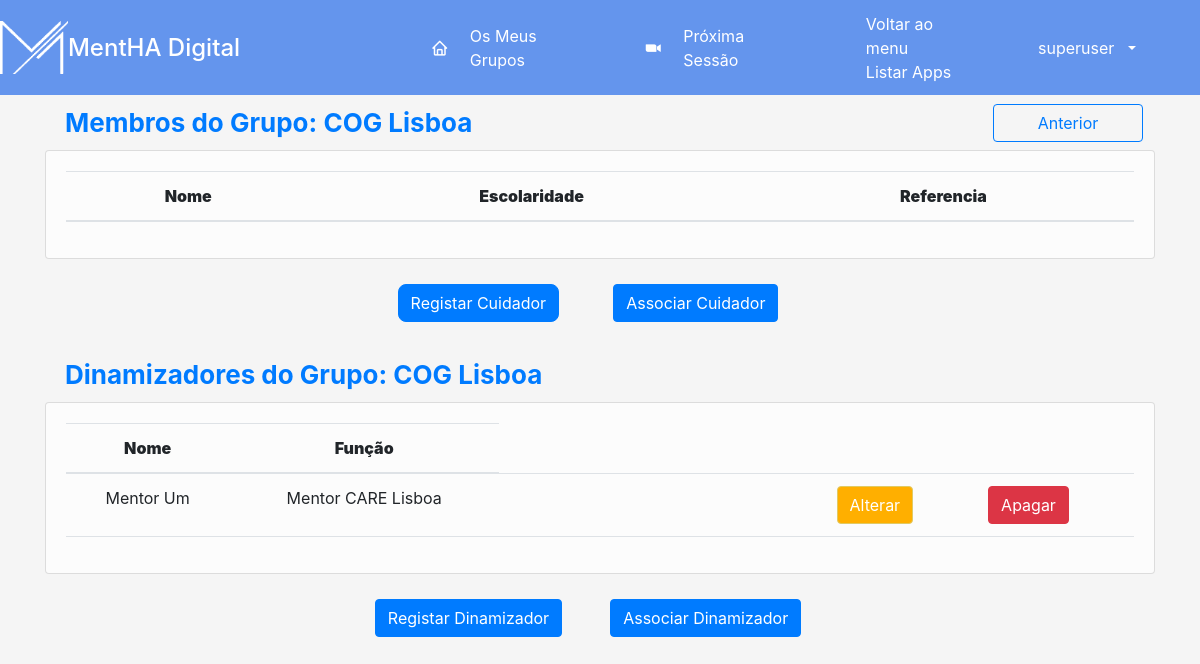
The page /diario/group_members/64 (signed in) on the database its author committed.
### diario/models.py (models this page shows, shortened)
class Grupo(models.Model):
    opEscolaridade = (
        ("0-4", "0-4"),
        ("5-9", "5-9"),
        ("10-12", "10-12"),
        ("12+", "12+")
    )
    opPrograma = (
        ("CARE", "CARE"),
        ("COG", "COG"),
    )
    nome = models.CharField(max_length=20)
    diagnostico = models.ForeignKey(Doenca, on_delete=models.CASCADE, null=True, blank=True)
    localizacao = models.CharField(max_length=20, default="", null=True, blank=True)
    escolaridade = models.CharField(max_length=20, choices=opEscolaridade, default="", blank=True, null=True)
    referenciacao = models.ForeignKey(Reference, on_delete=models.CASCADE, null=True, blank=True)
    nivelGDS = models.IntegerField(default=0)
    programa = models.CharField(max_length=20, choices=opPrograma, default="CARE", blank=True, null=True)
    def __str__(self):
        return f'{self.nome}'

class Utilizador(models.Model):
    user = models.ForeignKey(settings.AUTH_USER_MODEL, on_delete=models.CASCADE, default=None, blank=True,
                                   null=True)
    info_sensivel = models.ForeignKey(InformacaoSensivel, on_delete=models.CASCADE, default=None, blank=True, null=True)
    opSexo = (
        ("Feminino", "Feminino"),
        ("Masculino", "Masculino"),
        ("Outros", "Outros")
    )
    sexo = models.CharField(max_length=20, choices=opSexo, default="", blank=False, null=False)
    idade = models.CharField(max_length=20, default="", blank=True, null=True)
    nascimento = models.DateField(null=True, blank=True)
    data_entrada = models.DateTimeField(auto_now_add=True, null=True, blank=True)
    nacionalidade = models.CharField(max_length=20, default="", blank=True, null=True)
    localizacao = models.CharField(max_length=20, default="", blank=True, null=True)
    class Meta:
        abstract = True

class DinamizadorConvidado(Utilizador):
    funcao = models.CharField(max_length=20, default="")
    grupo = models.ManyToManyField(Grupo, blank=True, related_name='dinamizadores')
    def __str__(self):
        return f'{self.info_sensivel.nome}'

class InformacaoSensivel(models.Model):
    nome = models.CharField(max_length=100)
    email = models.EmailField(max_length=100, blank=True, null=True)
    telemovel = models.CharField(max_length=20, default="", blank=True, null=True)
    imagem = models.ImageField(null=True, blank=True, upload_to='images/')

### diario/decorators.py (the view)
        def wrapper(request, *args, **kwargs):
            if request.user.groups.filter(name__in=groups).exists() or 'Todos' in groups:
                return function(request, *args, **kwargs)
            else:
                raise Http404

### diario/models.py (called while the page is built)
    @property
    def obter_reference(self):
        return set([participante.referenciacao.nome for participante in self.participantes.all()])

    def __str__(self):
        return f'{self.info_sensivel.nome}'

### diario/views.py (called while the page is built)
@login_required(login_url='diario:login')
@check_user_able_to_see_page('Todos')
def group_members(request, grupo_id):
    cuidadores = Cuidador.objects.filter(grupo=grupo_id)
    mentores = Mentor.objects.filter(grupo=grupo_id)
    dinamizadores = DinamizadorConvidado.objects.filter(grupo=grupo_id)
    contexto = {
        'grupo_id': grupo_id,
        'grupo': Grupo.objects.get(id=grupo_id),
        'cuidadores': cuidadores,
        'mentores': mentores,
        'dinamizadores': dinamizadores,
        'dinami': DinamizadorConvidado.objects.filter(grupo=None),
        'caregiver': Cuidador.objects.filter(grupo=None)
    }
    return render(request, "diario/group_members.html", contexto)

### diario/templates/diario/group_members.html (shortened to what this page needs)
{% extends 'diario/base.html' %}
{% load static %}
{% block main %}
    <div class="container-fluid">
        <div class="container text-start">
            <div class="row">
                <div class="col align-self-center">
                    <div class="titulo" style="display: flex;flex-direction: row;justify-content: space-between">
                        <div class="card-body" style="padding: 8px">
                            <p class="text-primary m-0 fw-bold"
                                style="margin: 5px; font-size: 26px">Membros do Grupo:
                                {{grupo}}</p>
                        </div>
                        <div>
                            <form action="{% url 'diario:grupo_details' grupo.id %}">
                                <button type="submit" class="btn btn-outline-primary" style="width: 150px">
                                    Anterior
                                </button>
                            </form>
                        </div>
                    </div>
                </div>
            </div>
        </div>
        <div class="container">
            <div class="card">
                <div class="card-body">
                    <div class="table-responsive">
                        <table class="table table-hover">
                            <thead>
                            <tr>
                                <th style="text-align: center;"><strong>Nome</strong></th>
                                <th style="text-align: center;"><strong>Escolaridade</strong></th>
                                <th style="text-align: center;"><strong>Referencia</strong></th>
                            </tr>
                            </thead>
                        </table>
                    </div>
                </div>
            </div>
        </div>
        <div class="container-fluid">
            <div class="container text-center">
                <div class="row">
                    <div class="d-grid gap-4 d-md-flex justify-content-md-center" style="padding: 25px">
                        <form action="{% url 'diario:create_caregiver' grupo.id %}">
                            <button class="btn btn-primary" style="border-radius: 8px;margin-right: 30px">Registar Cuidador</button>
                        </form>
                        <button type="button" class="btn btn-primary me-md-4" data-bs-toggle="modal"
                                data-bs-target="#Cuidadores_sem_grupo">
                            Associar Cuidador
                        </button>
                    </div>
                </div>
            </div>
        </div>
    </div>
    <div class="container-fluid">
        <div class="container text-start">
            <div class="row">
                <div class="col align-self-center">
                    <div class="titulo">
                        <div class="card-body" style="padding: 8px">
                            <p class="text-primary m-0 fw-bold"
                                style="margin: 5px; font-size: 26px">Dinamizadores do Grupo:
                                {{grupo}}</p>
                        </div>
                    </div>
                </div>
            </div>
        </div>
                <div class="container">
                    <div class="card ">
                        <div class="card-body">
                            <div class="table-responsive">
                                <table class="table table-hover">
                                    <thead>
                                    <tr>
                                        <th style="text-align: center;"><strong>Nome</strong></th>
                                        <th style="text-align: center;"><strong>Função</strong></th>
                                    </tr>
                                    </thead>
                                    <tbody>
                                    {% for dinamizador in dinamizadores %}
                                    <tr>
                                        <td style="text-align: center;">{{ dinamizador }}</td>
                                        <td style="text-align: center;">{{ dinamizador.funcao }}</td>
                                        <td></td>
                                        <td></td>
                                        <td></td>
                                        <td></td>
                                        <td></td>
                                        <td></td>
                                        <td></td>
                                        <td></td>
                                        <td></td>
                                        <td>
                                            <form action="{% url 'diario:dinamizador_update' dinamizador.id grupo.id %}">
                                                <button class="btn btn-warning">Alterar</button>
                                            </form>
                                        </td>
                                        <td>
                                            <form action="{% url 'diario:dinamizador_delete' dinamizador.id grupo.id %}">
                                                <button class="btn btn-danger">Apagar</button>
                                            </form>
                                        </td>
                                    </tr>
                                    {% endfor %}
                                    </tbody>
                                </table>
                            </div>
                        </div>
                    </div>
                </div>
                <div class="container-fluid">
                    <div class="container text-center">
                        <div class="row">
                            <div class="d-grid gap-4 d-md-flex justify-content-md-center" style="padding: 25px">
                                <button type="button" class="btn btn-primary me-md-4" data-bs-toggle="modal"
                                        data-bs-target="#Create_dinamizador">
                                    Registar Dinamizador
                                </button>
                                <button type="button" class="btn btn-primary me-md-4" data-bs-toggle="modal"
                                        data-bs-target="#Dinamizador_sem_grupo">
                                    Associar Dinamizador
                                </button>
                            </div>
                        </div>
                    </div>
                </div>
        </div>
    </div>
{% endblock %}

### diario/templates/diario/base.html (shortened to what this page needs)
<!DOCTYPE html>
{% load static %}
<html lang="pt">
<head>
    <link href="https://cdn.jsdelivr.net/npm/bootstrap@5.2.0/dist/css/bootstrap.min.css" rel="stylesheet"
>
    <link href='https://unpkg.com/boxicons@2.0.7/css/boxicons.min.css' rel='stylesheet'>
    <link rel="stylesheet" href="https://cdn.jsdelivr.net/npm/bootstrap@4.0.0/dist/css/bootstrap.min.css">
    <link href="{% static 'diario/style.css'%}?{% now 'U' %}" rel="stylesheet">
</head>
<body id="layout">
    <div class="sidebar">
        <div class="logo-details">
            <img src="{% static 'diario/img/mentha-logo.png' %}" alt=""
                 style="width:20%;">
            <span class="logo_name">MentHA Digital</span>
        </div>
            <div class="nav-links max-left">
                <a href="{% url 'diario:dashboard_Care' %}" class="active">
                    <i class="bx bx-home"></i>
                    <span class="links_name">Os Meus Grupos</span>
                </a>
            </div>
            <div class="nav-links">
                {% block menu %}
                <a href="{% url 'diario:nextSession' %}">
                    <i class='bx bxl-zoom'></i>
                    <span class="links_name">Próxima Sessão</span>
                </a>
                {% endblock %}
            </div>
      <div class="nav-links">
          <div onclick="listar_apps()">Voltar ao menu</div>
          <div id="listar-apps" >Listar Apps</div>
      </div>
            <div class="profile-details nav-links">
                    <a class="nav-link dropdown-toggle" href="#" role="button" data-bs-toggle="dropdown"
                    aria-expanded="false">
                        <span class="admin_name">{{ request.user }}</span>
                    </a>
            </div>
    </div>
    <div id="content">
        {% block main %}
        {% endblock main %}
</body>
</html>

### diario/static/diario/style.css (style rules this page uses)
#layout { background-color: rgba(0, 0, 0, 0.04); }
.card { background-color: rgba(255, 255, 255, 0.65); }
.btn-warning { color: white; background-color: #ffaf00; border-color: #E1CA63; }
#content { display:flex; flex-direction: row; align-items: flex-start; justify-content: center; }
#layout { display: grid; grid-template-columns: 1fr; grid-template-rows: 95px 1fr; }
.sidebar { display: flex; flex-direction: row; height: 100%; background: cornflowerblue; transition: all 0.5s ease; align-items: center; gap: 35px; }
.nav-links { color: white; }
.container-fluid { max-width: 120ch; }
.sidebar .nav-links a { height: 100%; width: 100%; display: flex; align-items: center; text-decoration: none; transition: all 0.4s ease; }
.sidebar .nav-links i { min-width: 60px; text-align: center; font-size: 18px; }
.sidebar .logo-details { height: 80px; display: flex; align-items: center; }
.profile-details { display: flex; align-items: center; border-radius: 6px; height: 50px; min-width: 190px; padding: 0 15px 0 2px; }
.profile-details .admin_name { margin: 0 10px; white-space: nowrap; }
.sidebar a:link, .sidebar a:visited { color: white; background-color: transparent; text-decoration: none; }
.max-left { margin-left: auto; }
.sidebar .logo-details .logo_name { color: #fff; font-size: 24px; font-weight: 500; }
body { height: 100vh; }
.titulo { display: flex; flex-direction: row; justify-content: space-between; align-items: center; padding-right: calc(var(--bs-gutter-x) * .5); padding-left: calc(var(--bs-gutter-x) * .5); }
.titulo p { font-size: 26px }

### rows shown on the page
Grupo: nome "COG Lisboa"
DinamizadorConvidado: info_sensivel.nome "Mentor Um", funcao "Mentor CARE Lisboa"

### other values the page prints
{{ request.user }} "superuser"
